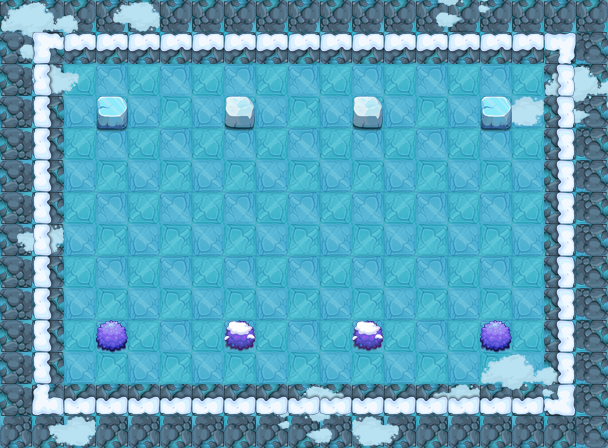

This is a level from a 2D game, rendered from its Tiled map with the project's own tilesets. A one-line summary and the map file follow, with tile-layer data summarised:
An orthogonal 19x14 tile map with 32x32 px tiles, 6 tile layers (PASS, 块层 2, 块层 3, 块层 6, ...) and 56 objects (46x ITEM_POINT, 5x START_POINT, 4x EDGE, PLAYER).

<map version="1.0" orientation="orthogonal" width="19" height="14" tilewidth="32" tileheight="32">
 <properties>
  <property name="MODE" value="INFINITE" />
 </properties>
 <tileset firstgid="1" name="jdbl" tilewidth="32" tileheight="32">
  <image source="jdbl.png" width="500" height="500" />
 </tileset>
 <layer name="PASS" width="19" height="14">
  <data>[266 cells, 124 non-empty, 5 distinct tile ids]</data>
 </layer>
 <layer name="块层 2" width="19" height="14">
  <data>[266 cells, 266 non-empty, 5 distinct tile ids]</data>
 </layer>
 <layer name="块层 3" width="19" height="14">
  <data>[266 cells, 53 non-empty, 10 distinct tile ids]</data>
 </layer>
 <layer name="块层 6" width="19" height="14">
  <data>[266 cells, 6 non-empty, 3 distinct tile ids]</data>
 </layer>
 <layer name="块层 4" width="19" height="14">
  <data>[266 cells, 62 non-empty, 6 distinct tile ids]</data>
 </layer>
 <layer name="SHELTER 2" width="19" height="14">
  <data>[266 cells, 2 non-empty, 1 distinct tile ids]</data>
 </layer>
 <objectgroup name="对象层 1" width="19" height="14">
  <properties>
   <property name="MODE" value="INFINITE" />
  </properties>
  <object name="PLAYER" type="PLAYER" x="288" y="224" width="32" height="32" />
  <object name="ITEM_POINT" type="ITEM_POINT" x="192" y="160" width="32" height="32" />
  <object name="ITEM_POINT" type="ITEM_POINT" x="384" y="160" width="32" height="32" />
  <object name="ITEM_POINT" type="ITEM_POINT" x="192" y="256" width="32" height="32" />
  <object name="ITEM_POINT" type="ITEM_POINT" x="384" y="256" width="32" height="32" />
  <object name="ITEM_POINT" type="ITEM_POINT" x="64" y="352" width="32" height="32" />
  <object name="ITEM_POINT" type="ITEM_POINT" x="64" y="64" width="32" height="32" />
  <object name="ITEM_POINT" type="ITEM_POINT" x="512" y="64" width="32" height="32" />
  <object name="ITEM_POINT" type="ITEM_POINT" x="512" y="352" width="32" height="32" />
  <object name="monster" type="START_POINT" x="128" y="128" width="32" height="32" />
  <object name="monster" type="START_POINT" x="128" y="288" width="32" height="32" />
  <object name="monster" type="START_POINT" x="448" y="128" width="32" height="32" />
  <object name="monster" type="START_POINT" x="448" y="288" width="32" height="32" />
  <object name="left_edge" type="EDGE" x="32" y="32" width="32" height="384" />
  <object name="up_edge" type="EDGE" x="64" y="32" width="480" height="32" />
  <object name="right_edge" type="EDGE" x="544" y="32" width="32" height="384" />
  <object name="down_edge" type="EDGE" x="64" y="384" width="480" height="32" />
  <object name="BOSS" type="START_POINT" x="288" y="160" width="32" height="32" />
  <object name="ITEM_POINT" type="ITEM_POINT" x="96" y="128" width="32" height="32" />
  <object name="ITEM_POINT" type="ITEM_POINT" x="96" y="288" width="32" height="32" />
  <object name="ITEM_POINT" type="ITEM_POINT" x="480" y="128" width="32" height="32" />
  <object name="ITEM_POINT" type="ITEM_POINT" x="480" y="288" width="32" height="32" />
  <object name="ITEM_POINT" type="ITEM_POINT" x="192" y="96" width="32" height="32" />
  <object name="ITEM_POINT" type="ITEM_POINT" x="384" y="96" width="32" height="32" />
  <object name="ITEM_POINT" type="ITEM_POINT" x="160" y="320" width="32" height="32" />
  <object name="ITEM_POINT" type="ITEM_POINT" x="320" y="320" width="32" height="32" />
  <object name="ITEM_POINT" type="ITEM_POINT" x="288" y="96" width="32" height="32" />
  <object name="ITEM_POINT" type="ITEM_POINT" x="256" y="320" width="32" height="32" />
  <object name="ITEM_POINT" type="ITEM_POINT" x="480" y="160" width="32" height="32" />
  <object name="ITEM_POINT" type="ITEM_POINT" x="480" y="256" width="32" height="32" />
  <object name="ITEM_POINT" type="ITEM_POINT" x="96" y="256" width="32" height="32" />
  <object name="ITEM_POINT" type="ITEM_POINT" x="96" y="160" width="32" height="32" />
  <object name="ITEM_POINT" type="ITEM_POINT" x="192" y="320" width="32" height="32" />
  <object name="ITEM_POINT" type="ITEM_POINT" x="288" y="320" width="32" height="32" />
  <object name="ITEM_POINT" type="ITEM_POINT" x="128" y="320" width="32" height="32" />
  <object name="ITEM_POINT" type="ITEM_POINT" x="384" y="320" width="32" height="32" />
  <object name="ITEM_POINT" type="ITEM_POINT" x="96" y="224" width="32" height="32" />
  <object name="ITEM_POINT" type="ITEM_POINT" x="96" y="192" width="32" height="32" />
  <object name="ITEM_POINT" type="ITEM_POINT" x="128" y="96" width="32" height="32" />
  <object name="ITEM_POINT" type="ITEM_POINT" x="160" y="96" width="32" height="32" />
  <object name="ITEM_POINT" type="ITEM_POINT" x="256" y="96" width="32" height="32" />
  <object name="ITEM_POINT" type="ITEM_POINT" x="320" y="96" width="32" height="32" />
  <object name="ITEM_POINT" type="ITEM_POINT" x="416" y="96" width="32" height="32" />
  <object name="ITEM_POINT" type="ITEM_POINT" x="448" y="96" width="32" height="32" />
  <object name="ITEM_POINT" type="ITEM_POINT" x="480" y="192" width="32" height="32" />
  <object name="ITEM_POINT" type="ITEM_POINT" x="480" y="224" width="32" height="32" />
  <object name="ITEM_POINT" type="ITEM_POINT" x="416" y="320" width="32" height="32" />
  <object name="ITEM_POINT" type="ITEM_POINT" x="448" y="320" width="32" height="32" />
  <object name="ITEM_POINT" type="ITEM_POINT" x="224" y="160" width="32" height="32" />
  <object name="ITEM_POINT" type="ITEM_POINT" x="224" y="256" width="32" height="32" />
  <object name="ITEM_POINT" type="ITEM_POINT" x="352" y="160" width="32" height="32" />
  <object name="ITEM_POINT" type="ITEM_POINT" x="352" y="256" width="32" height="32" />
  <object name="ITEM_POINT" type="ITEM_POINT" x="160" y="192" width="32" height="32" />
  <object name="ITEM_POINT" type="ITEM_POINT" x="160" y="224" width="32" height="32" />
  <object name="ITEM_POINT" type="ITEM_POINT" x="416" y="192" width="32" height="32" />
  <object name="ITEM_POINT" type="ITEM_POINT" x="416" y="224" width="32" height="32" />
 </objectgroup>
</map>
